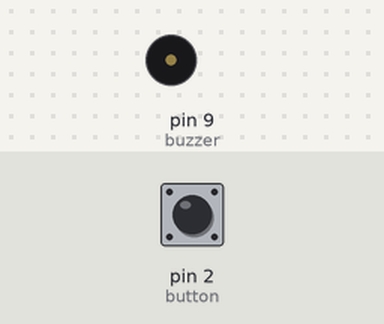
Recording of a sketch running on a simulated Arduino Uno, built with avr-gcc and run on an emulated ATmega328P. Shown: buzzer (waves = sounding). Inputs (shaded band) come from the test bench; at power-on: pin 2 (button) HIGH.

Above: at 1.2 s.
1.3 s: pin 2 (button) pulled LOW for 0.15 s
At 1.37 s:
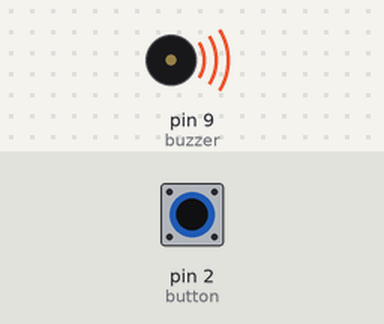
2.9 s: pin 2 (button) pulled LOW for 3.2 s
At 6.7 s:
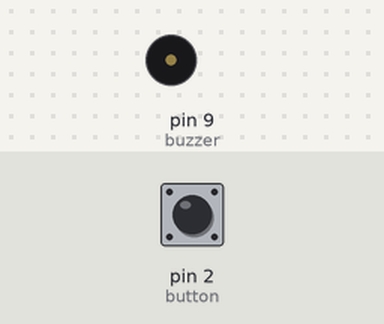
Timing chart, 0 to 8.2 s (numbered marks = the images above; inputs shaded):
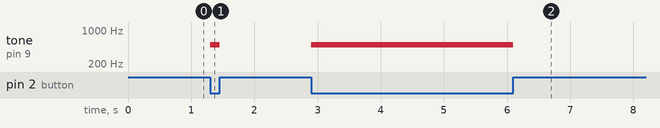

The sketch:

sketch.ino
```cpp
const int button=2, buzzer=9;
void setup(){ pinMode(button,INPUT_PULLUP); }
void loop(){
 if(digitalRead(button)==LOW) tone(buzzer,500);
 else noTone(buzzer);
}
```

Measured:
- after the input at 1.3 s, tone on pin 9 (buzzer): silent → 500 Hz at once, → silent 0.15 s later
- after the input at 2.9 s, tone on pin 9 (buzzer): silent → 500 Hz at once, → silent 3.2 s later
